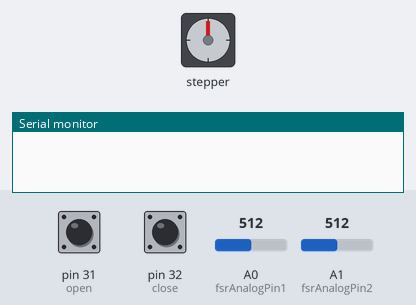
This sketch was run on a simulated Arduino Mega 2560, built with avr-gcc and run on an emulated ATmega2560. On the bench: stepper motor, the last lines printed to the serial monitor. Wiring (inferred from the names in the program): stepper motor driver (200 steps per turn assumed): step pin 7; direction pin 8. The inputs (shaded band) are chosen by the test bench; at power-on: pin 32 (close) HIGH, pin 31 (open) HIGH, A0 (fsrAnalogPin1) = 512, A1 (fsrAnalogPin2) = 512.

Above: at 1.2 s.
1.3 s: pin 32 (close) pulled LOW for 0.15 s
At 3.2 s:
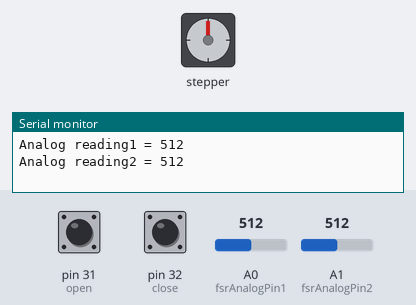
3.6 s: pin 32 (close) pulled LOW for 1 s
At 5.2 s:
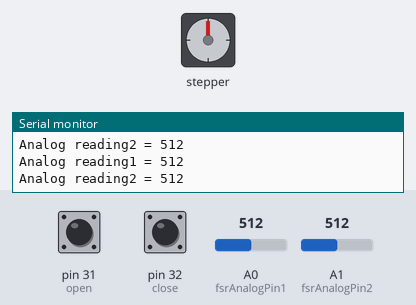
Timing chart, 0 to 6.7 s (numbered marks = the images above; inputs shaded):
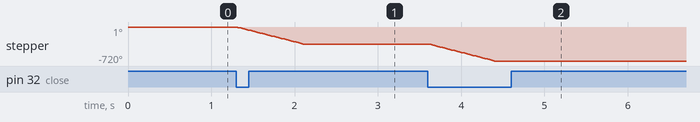

Measured:
- after the input at 1.3 s, stepper: turns 360° counter-clockwise in 0.80 s, starting at once
- after the input at 3.6 s, stepper: turns 360° counter-clockwise in 0.80 s, starting at once

The sketch:

button_config.ino
```cpp
/* FSR testing sketch.

Connect one end of FSR to 5V, the other end to Analog 0.
Then connect one end of a 10K resistor from Analog 0 to ground
Connect LED from pin 11 through a resistor to ground

For more information see www.ladyada.net/learn/sensors/fsr.html */
#define BUTTON_PIN 4
int fsrAnalogPin1 = 0;
int fsrAnalogPin2 = 1;
int fsrReading1;
int fsrReading2;           // the analog reading from the FSR resistor divider
#define stepPin 7
#define dirPin 8
int modifyable_delay=500;
const char open = 31;
const char close = 32;
bool pressed= false;
bool check = false;
bool bpressed_both=false;
void setup(void) {
  Serial.begin(115200);   // We'll send debugging information via the Serial monitor
  pinMode(stepPin, OUTPUT);
  pinMode(dirPin, OUTPUT);
  // Serial.begin(115200);
  pinMode(open, INPUT_PULLUP);
  pinMode(close, INPUT_PULLUP);
}

void loop(void) {
  // byte buttonState = digitalRead(open);
  bool buttonopenstate = digitalRead(open);
  bool buttonclosestate = digitalRead(close);


  if (buttonopenstate == pressed  )
  {
    stepper_clockwise();
    while(digitalRead(open)==pressed);
  }

  if (buttonclosestate == pressed)
  {
    check = true;
  }

  if (check == true){
    run();
    if (buttonopenstate == pressed)
  {
    check= false;
  }

  }
}


void run(){
    stepper_anticlockwise();
    fsrReading1 = analogRead(fsrAnalogPin1);
    Serial.print("Analog reading1 = ");
    Serial.println(fsrReading1);
    fsrReading2 = analogRead(fsrAnalogPin2);
    Serial.print("Analog reading2 = ");
    Serial.println(fsrReading2);
    modifyable_delay=2000+((fsrReading1+fsrReading2)*1000);
    if ((fsrReading2>=120) || (fsrReading1>=120))
    {
      stepper_stop();
      check = false;
    }

    else
    {
      digitalWrite(dirPin, HIGH);
      // Spin motor slowly
      for(int x = 0; x <10; x++)
      {
        digitalWrite(stepPin, HIGH);
        delayMicroseconds(modifyable_delay);
        digitalWrite(stepPin, LOW);
        delayMicroseconds(modifyable_delay);
      }
    }
}


void stepper_clockwise()
{
  digitalWrite(dirPin, HIGH);
  // Spin motor slowly
  for(int x = 0; x < 200; x++)
  {
    digitalWrite(stepPin, HIGH);
    delayMicroseconds(2000);
    digitalWrite(stepPin, LOW);
    delayMicroseconds(2000);
  }
}

void stepper_anticlockwise()
{
  digitalWrite(dirPin, LOW);

  // Spin motor slowly
  for(int x = 0; x < 200; x++)
  {
    digitalWrite(stepPin, HIGH);
    delayMicroseconds(2000);
    digitalWrite(stepPin, LOW);
    delayMicroseconds(2000);
  }
}

void stepper_stop()
{
  digitalWrite(dirPin, LOW);

  // Spin motor slowly
  for(int x = 0; x < 200; x++)
  {
    digitalWrite(stepPin, LOW);
    delayMicroseconds(2000);
    digitalWrite(stepPin, LOW);
    delayMicroseconds(2000);
  }
}
```
